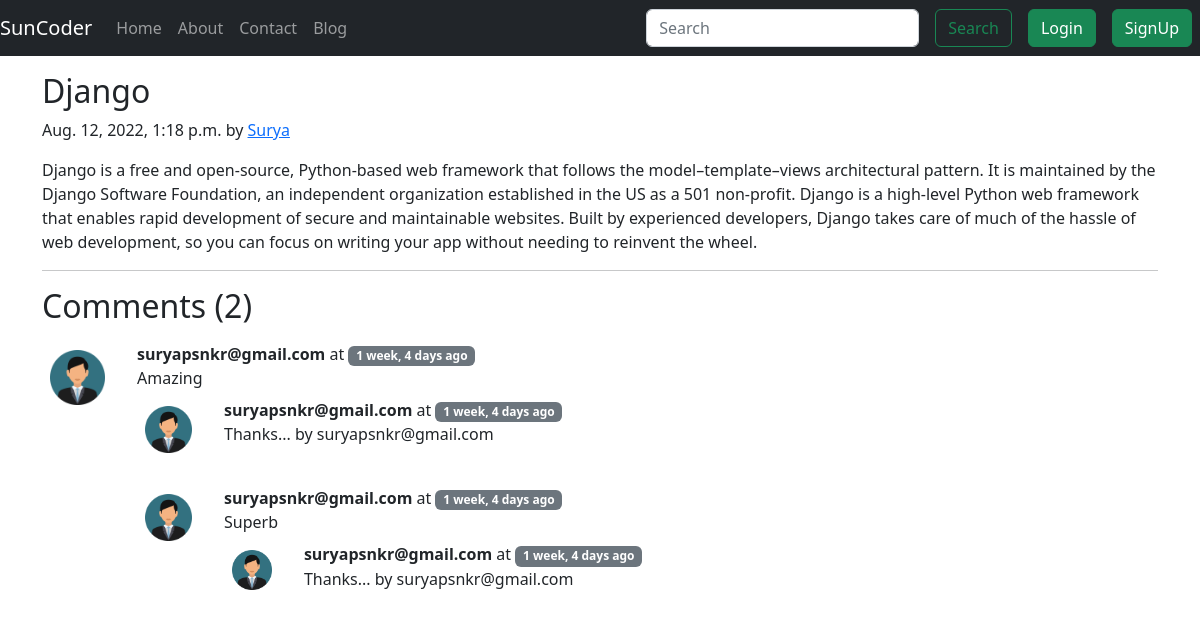
Page /blog/Python-based-web-framework on the committed database.
### blog/models.py (models this page shows, shortened)
class Post(models.Model):
    sno=models.AutoField(primary_key=True)
    title=models.CharField(max_length=255)
    author=models.CharField(max_length=14)
    slug=models.CharField(max_length=130)
    content=models.TextField()
    timeStamp=models.DateTimeField(auto_now_add=True, blank=True)

class Comment(models.Model):
    sno= models.AutoField(primary_key=True)
    Comment=models.TextField()
    user=models.ForeignKey(User, on_delete=models.CASCADE)
    post=models.ForeignKey(Post, on_delete=models.CASCADE)
    parent=models.ForeignKey('self',on_delete=models.CASCADE, null=True )
    timestamp= models.DateTimeField(default=now)
    def __str__(self):
        return self.Comment[0:13] + "..." + " by " + " " + self.user.username

### blog/views.py (the view)
# urls.py: path('<str:slug>', views.blogPost, name="blogPost"),
def blogPost(request, slug):
    post=Post.objects.filter(slug=slug).first()
    comments = Comment.objects.filter(post=post, parent=None)
    replies= Comment.objects.filter(post=post).exclude(parent=None)
    replyDict={}
    for reply in replies:
        if reply.parent.sno not in replyDict.keys():
            replyDict[reply.parent.sno]=[reply]
        else:
            replyDict[reply.parent.sno].append(reply)
    context={'post':post, 'comments': comments, 'user': request.user, 'replyDict': replyDict}
    return render(request,'blog/blogpost.html', context)

### blog/templatetags/pull_extras.py (called while the page is built)
@register.filter(name='get_val')
def get_val(dict, key):
    return dict.get(key)

### templates/blog/blogpost.html (shortened to what this page needs)
{% extends 'base.html' %}
{% block body %}
{% load humanize %}
{% load pull_extras %}
<div class="container my-3">
  <h2 class="blog-post-title">{{post.title}}</h2>
  <p class="blog-post-meta">{{post.timeStamp}} by <a href="/about">{{post.author}}</a></p>
  <p>{{post.content}}</p>
  <hr>
</div>
<div class="container">
  <h2>Comments ({{comments.count}})</h2>
</div>
<div class="container">
  {% for comment in comments %}
  <div class="row my-3">
    <div class="col-md-1  ">
      <img class="rounded mx-auto d-block w-100 p-2" src="/static/img/user.png" alt="user">
    </div>
    <div class="col-md-11 ">
      <b> {{comment.user.username}} </b> at <span class="badge bg-secondary">{{comment.timestamp|naturaltime}}</span>
      <div> {{comment.Comment}} </div>
      <div class="reply mx-0">
        <div class="replies  my-2 ">
          {% for reply in replyDict|get_val:comment.sno %}
          <div class="row my-2">
            <div class="col-md-1  ">
              <img class="rounded mx-auto d-block w-100 p-2" src="/static/img/user.png" alt="user">
            </div>
            <div class="col-md-11 ">
              <div class="col-md-11">
                <b> {{reply.user.username}} </b> at <span
                  class="badge bg-secondary">{{reply.timestamp|naturaltime}}</span>
                <div> {{reply}} </div>
                <div class="reply mx-0">
              <br>
            </div>
          </div>
          {% endfor %}
        </div>
      </div>
    </div>
  </div>
  {% endfor %}
</div>
{% endblock body %}

### templates/base.html (shortened to what this page needs)
<!doctype html>
<html lang="en">
<head>
  <link href="https://cdn.jsdelivr.net/npm/bootstrap@5.2.3/dist/css/bootstrap.min.css" rel="stylesheet"
>
</head>
</head>
<body>
  <nav class="navbar navbar-expand-lg navbar-dark bg-dark">
    <a class="navbar-brand" href="/">SunCoder</a>
    <div class="collapse navbar-collapse" id="navbarSupportedContent">
      <ul class="navbar-nav mr-auto">
        <li class="nav-item">
          <a class="nav-link {% block homeactive %} {% endblock homeactive %}" href="/">Home</a>
        </li>
        <li class="nav-item">
          <a class="nav-link {% block aboutactive %} {% endblock aboutactive %}" href="/about">About</a>
        </li>
        <li class="nav-item">
          <a class="nav-link {% block contactactive %} {% endblock contactactive %}" href="/contact">Contact</a>
        </li>
        <li class="nav-item">
          <a class="nav-link {% block blogactive %} {% endblock blogactive %}" href="/blog">Blog</a>
        </li>
      </ul>
    </div>
    <form class="row g-3 form-inline" action='/search' method='get'>
      <div class="col-auto">
        <input class="form-control m-2 my-sm-0" type="search" placeholder="Search" aria-label="Search" name="query"
          id="query">
      </div>
      <div class="col-auto">
        <button class="btn btn-outline-success m-2 my-sm-0" type="submit">Search</button>
      </div>
    </form>
    {% if user.is_authenticated %}
    <ul class="navbar-nav">
      <li class="nav-item dropdown">
        <a class="nav-link dropdown-toggle" href="#" role="button" data-bs-toggle="dropdown" aria-expanded="false">
          Welcome {{request.user.first_name}} <img class="gb_g gbii" src="/static/img/user.png" width="" height="25" alt="25" aria-hidden="true" data-noaft="">
        </a>
        <ul class="dropdown-menu dropdown-menu-dark">
          <li><a class="dropdown-item" href="/logout">Logout</a></li>
          <li><a class="dropdown-item" href="/ChangePswd">Setting</a></li>
        </ul>
      </li>
    </ul>
    {% else %}
    <button type="button" class="btn btn-success m-2 my-sm-0" data-bs-toggle="modal" data-bs-target="#loginModal">
      Login
    </button>
    <button type="button" class="btn btn-success m-2 my-sm-0" data-bs-toggle="modal" data-bs-target="#signupModal">
      SignUp
    </button>
    {% endif %}
  </nav>
  {% block body %}
  {% endblock body %}
</body>
</html>

### rows in the picture
Post: title "Django", timeStamp "Aug. 12, 2022, 1:18 p.m.", author "Surya", content "Django is a free and open-source, Python-based web framework that follows the model–template–views architectural pattern. It is maintained by the Django Software Foundation, an independent organization established in the US as a 501 non-profit. Django is a high-level Python web framework that enables rapid development of secure and maintainable websites. Built by experienced developers, Django takes care of much of the hassle of web development, so you can focus on writing your app without needing to reinvent the wheel."
Comment: user.username "suryapsnkr@gmail.com", timestamp "1 week, 4 days ago", Comment "Amazing"
Comment: user.username "suryapsnkr@gmail.com", timestamp "1 week, 4 days ago", Comment+user "Thanks... by suryapsnkr@gmail.com"
Comment: user.username "suryapsnkr@gmail.com", timestamp "1 week, 4 days ago", Comment "Superb"
Comment: user.username "suryapsnkr@gmail.com", timestamp "1 week, 4 days ago", Comment+user "Thanks... by suryapsnkr@gmail.com"

### other values in the picture
{{ comments.count }} "2"
